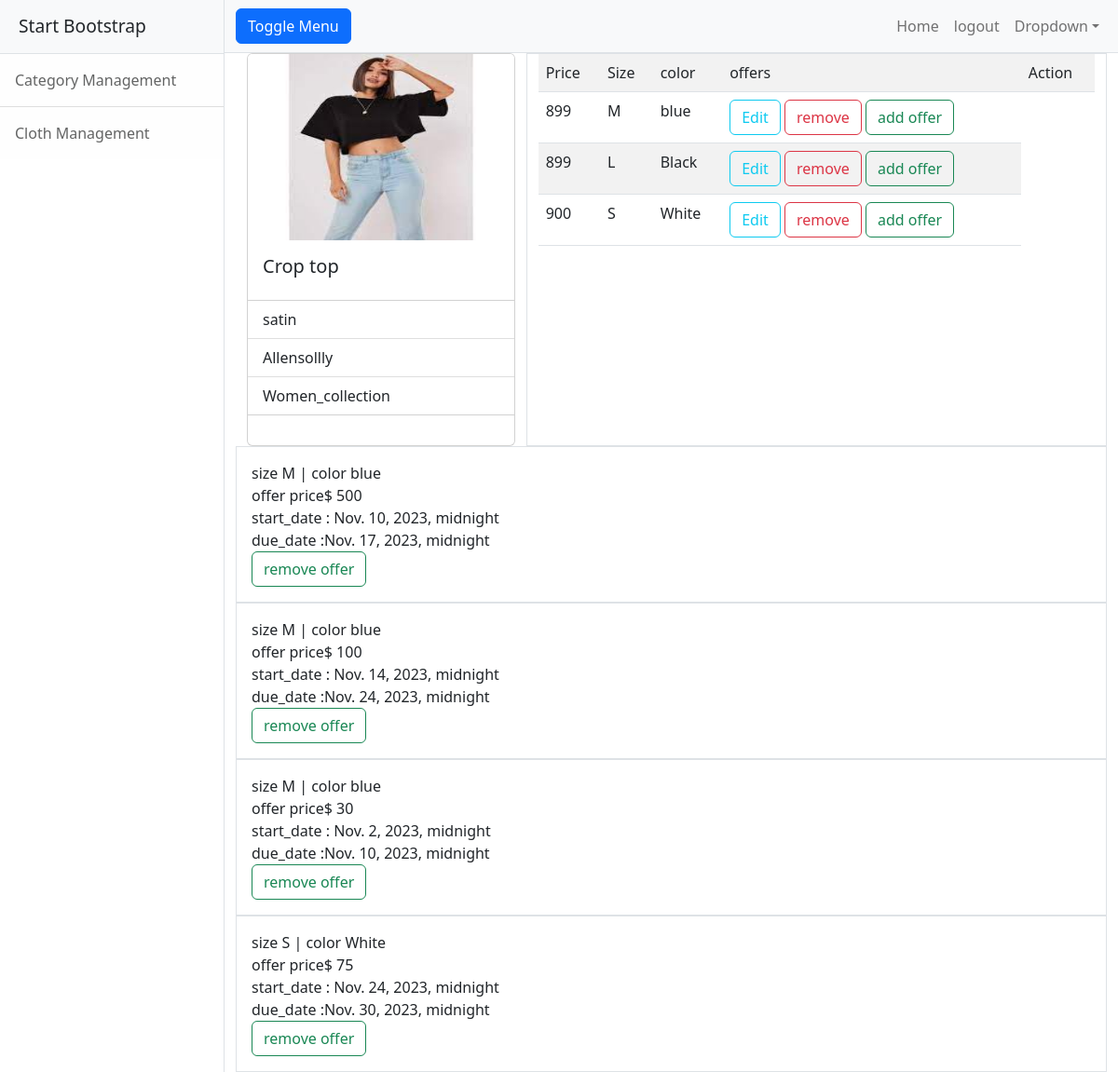
/cloths/3, run on the app's committed database.
### yousta/models.py (models this page shows, shortened)
class Cloths(models.Model):
    name=models.CharField(max_length=200) #churidar,top,jeans,saari
    options=(
        ("linen","linen"),
        ("cotton","cotton"),
        ("satin","satin"),
        ("nylon","nylon"),
        ("polyster","polyster"),
        ("silk","silk")
    )
    material=models.CharField(max_length=200,choices=options,default="cotton")
    image=models.ImageField(upload_to="images")
    brand=models.CharField(max_length=200)
    Category=models.ForeignKey(Category,null=True,on_delete=models.SET_NULL)

class Category(models.Model): #kids,women,men
    name=models.CharField(max_length=200,unique=True)
    is_active=models.BooleanField(default=True)
    def __str__(self):
        return self.name

class ClothVarients(models.Model): #churidars on dif clr size,prize
    price=models.PositiveIntegerField()
    color=models.CharField(max_length=100)
    options=(
        ("S","S"),
        ("M","M"),
        ("L","L"),
        ("XL","XL"),
        ("XXl","XXL")
    )
    size=models.CharField(max_length=200,choices=options,default="M")
    cloth=models.ForeignKey(Cloths,on_delete=models.CASCADE)

class Offers(models.Model):
    clothvarient=models.ForeignKey(ClothVarients,on_delete=models.CASCADE)
    price=models.PositiveIntegerField()
    start_date=models.DateTimeField()
    due_date=models.DateTimeField()

### yousta/views.py (the view)
# urls.py: path("cloths/<int:pk>",ClothDetailView.as_view(),name="cloth-detail"),
class ClothDetailView(DetailView):
    template_name="yousta/cloth_detail.html"
    model=Cloths
    context_object_name="cloth"

### yousta/templates/yousta/cloth_detail.html
{%extends 'yousta/base.html'%}
{%block body_block%}
<div class="container">
  <div class="row">
      <div class="col-4">
          <div class="card" style="width:100%">
              <img src="{{cloth.image.url}}" class="card-img-top" alt="..." height="200px">
              <div class="card-body">
                <h5 class="card-title">{{cloth.name}}</h5>
              </div>
              <ul class="list-group list-group-flush">
                <li class="list-group-item">{{cloth.material}}</li>
                <li class="list-group-item">{{cloth.brand}}</li>
                <li class="list-group-item">{{cloth.Category}}</li>
              </ul>
              <div class="card-body">
              </div>
            </div>
      </div>
      <div class="col-8 border boredr-dark">
         <table class="table table-striped">
          <tr>
              <td>Price</td>
              <td>Size</td>
              <td>color</td>
              <td>offers</td>
              <td>Action</td>
          </tr>
          {%for v in cloth.clothvarients_set.all%}
              <tr>
                  <td>{{v.price}}</td>
                  <td>{{v.size}}</td>
                  <td>{{v.color}}</td>
                  <td>
                    <a href="{%url 'update-varient' v.id %}" class="btn btn-outline-info">Edit</a>
                    <a href="{%url 'remove-varient' v.id%}" class="btn btn-outline-danger">remove</a>
                    <a href="{%url 'offer-add' v.id%}" class="btn btn-outline-success">add offer</a>
                  </td>
              </tr>
          {%endfor%}
         </table>
      </div>
  </div>
  <div class="row">
    {%for v in cloth.clothvarients_set.all%}
        {%for o in v.offers_set.all%}
          <div class="border p-3">
            <div>
              size {{o.clothvarient.size}} | color  {{o.clothvarient.color}}
            </div>
            <div><span>offer price$ {{o.price}}</span></div>
            <div>start_date : {{o.start_date}}</div>
            <div>due_date :{{o.due_date}}</div>
            <a href="{%url 'offer-remove' o.id%}" class="btn btn-outline-success">remove offer</a>
          </div>
        {%endfor%}
    {%endfor%}
  </div>
</div>
{%endblock%}

### data on the page
Cloths: image (picture), name "Crop top", material "satin", brand "Allensollly", Category "Women_collection"
ClothVarients: price "899", size "M", color "blue"
ClothVarients: price "899", size "L", color "Black"
ClothVarients: price "900", size "S", color "White"
Offers: clothvarient.size "M", clothvarient.color "blue", price "500", start_date "Nov. 10, 2023, midnight", due_date "Nov. 17, 2023, midnight"
Offers: clothvarient.size "M", clothvarient.color "blue", price "100", start_date "Nov. 14, 2023, midnight", due_date "Nov. 24, 2023, midnight"
Offers: clothvarient.size "M", clothvarient.color "blue", price "30", start_date "Nov. 2, 2023, midnight", due_date "Nov. 10, 2023, midnight"
Offers: clothvarient.size "S", clothvarient.color "White", price "75", start_date "Nov. 24, 2023, midnight", due_date "Nov. 30, 2023, midnight"
